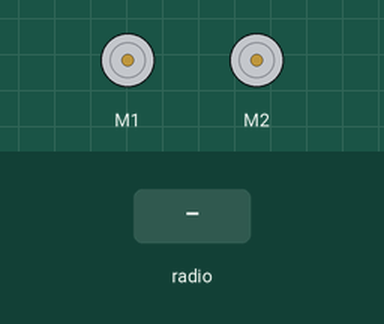
Simulated run of this program. Board: BBC micro:bit (MakeCode). Shown: 2 × DC motor (green arrow = forward, orange = backward, longer = faster). The test bench sets the inputs (shaded band).

Above: at 1.2 s.
1.3 s: radio message "1" arrives
At 1.6 s:
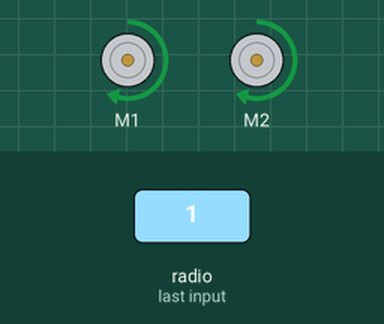
At 1.98 s:
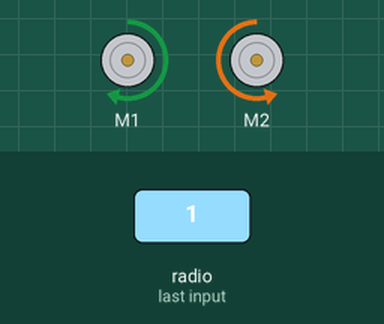
4.3 s: radio message "2" arrives
At 5.5 s:
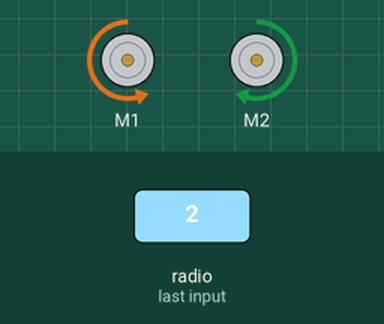
Timing chart, 0 to 9.8 s (numbered marks = the images above; inputs shaded):
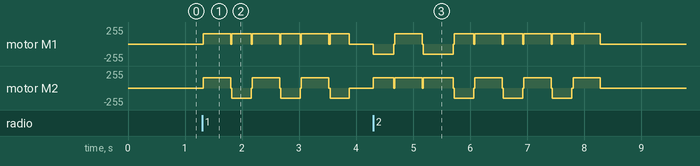

The program:

main.ts
```typescript
radio.onReceivedNumber(function (receivedNumber) {
    if (receivedNumber == 1) {
        for (let index = 0; index < 3; index++) {
            bitbot.goms(BBDirection.Forward, 60, 500)
            bitbot.rotatems(BBRobotDirection.Right, 60, 360)
        }
    } else if (receivedNumber == 2) {
        Lag_en_ny()
    }
})
function Lag_en_ny () {
    bitbot.rotatems(BBRobotDirection.Left, 60, 360)
    bitbot.goms(BBDirection.Forward, 60, 500)
    bitbot.rotatems(BBRobotDirection.Left, 60, 540)
    for (let index = 0; index < 3; index++) {
        bitbot.rotatems(BBRobotDirection.Right, 60, 360)
        bitbot.goms(BBDirection.Forward, 60, 500)
    }
}
radio.setGroup(22)
```

test.ts
```typescript
// testene settes inn her; disse vil ikke kompilert så lenge denne pakken blir brukt som en utvidelse.
```

Measured:
- after the input at 1.3 s, motor M1: stopped → forward 153/255 at once, then repeats every 0.86 s: stopped 0.02 s, forward 153/255 0.34 s, stopped 0.02 s, forward 153/255 0.48 s; motor M2: stopped → forward 153/255 at once, then repeats every 0.86 s: stopped 0.02 s, backward 153/255 0.34 s, stopped 0.02 s, forward 153/255 0.48 s
